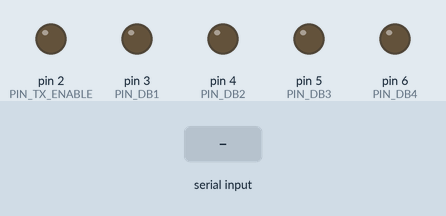
This sketch was run on a simulated Arduino Uno, built with avr-gcc and run on an emulated ATmega328P. Shown: output pins drawn as LEDs (lit = HIGH). Dashed ring = blinking. The test bench sets the inputs (shaded band).

Above: at 0.01 s.
At 0.55 s:
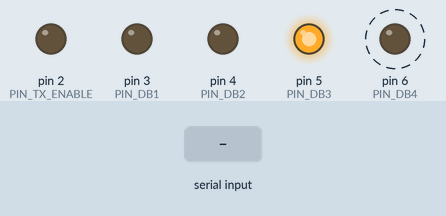
1.8 s: "E" received over Serial
Timing chart, 0 to 10.8 s (numbered marks = the images above; inputs shaded):
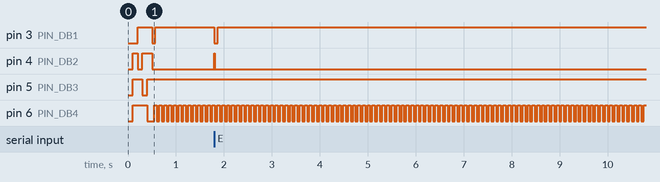

The sketch:

CommDev485.ino
```cpp
// CommDev485 -- comm development work for Pinball Machine
// dlb, Fall 2022

#define PIN_TX_ENABLE 2 // Pin to enable/disable RS-485 transmitter.
#define PIN_DB1 3  // Debug LEDs.
#define PIN_DB2 4
#define PIN_DB3 5
#define PIN_DB4 6
#define NODE_ADDR 2  // Define our node address
#define DATA_LEN  3  // Length of our data payload to host
#define MSGLEN DATA_LEN+3 // Length of entire message to host

// Communication states...
#define COMM_DIRTY     0 // The channel is dirty.  Waiting for reset
#define COMM_READY     1 // The channel is clean. Waiting for any msg.
#define COMM_MSG_ADR   2 // Waiting for Message Address byte
#define COMM_MSG_DATA  3 // Waiting for Message Data bytes
#define COMM_MSG_CKSUM 4 // Waiting for Message Checksum byte

char msg_data[20];            // The message data. Max is 15 data bytes + 3 header bytes
volatile int imsg_ptr = 0;                // Location of next byte in msg data
volatile int node_addr = 0;               // Node address of current message being received
volatile int data_len = 0;                // Data Length of current message being received
volatile bool new_msg_waiting = false;    // If a new message is avaliable.
volatile int comm_state = COMM_DIRTY;     // Current state of the communication channel
volatile unsigned long last_byte_time = millis(); // Time of last byte received
bool tx_pending = false;                  // If there is a transmit pending
bool tx_waiting = false;                  // If we are waiting for the transmitter to finish
unsigned long tx_t0;                      // The time that a pending transmit was declared
unsigned long tx_wait_t0;                 // The time we started waiting on the transmitter
unsigned long tx_wtime = (87*6);          // Time for one outgoing msg, in usec.

volatile char output_data[MSGLEN + 5];

int leds[4] = {PIN_DB1, PIN_DB2, PIN_DB3, PIN_DB4};
unsigned long ledtms[4] = {0, 0, 0, 0};
int ledstate[4] = {0, 0, 0, 0};   // States: 0=off, 1=on, 2=flash, 3=bink

void debug(int z) {
  if (z & 0x0001) digitalWrite(PIN_DB1, LOW);
  else digitalWrite(PIN_DB1, HIGH);
  if (z & 0x0002) digitalWrite(PIN_DB2, LOW);
  else digitalWrite(PIN_DB2, HIGH);
  if (z & 0x0004) digitalWrite(PIN_DB3, LOW);
  else digitalWrite(PIN_DB3, HIGH);
  if (z & 0x0008) digitalWrite(PIN_DB4, LOW);
  else digitalWrite(PIN_DB4, HIGH);
}

void manage_leds() {
  unsigned long tnow = millis();
  for(int i = 0; i < 4; i++) {
    if (ledstate[i] == 0) digitalWrite(leds[i], HIGH);
    if (ledstate[i] == 1) digitalWrite(leds[i], LOW);
    if (ledstate[i] == 2) {
      if (tnow - ledtms[i] > 140) {
        ledstate[i] = 0;
        digitalWrite(leds[i], HIGH);
        return;
      }
      if (tnow - ledtms[i] > 70) digitalWrite(leds[i], HIGH);
      else digitalWrite(leds[i], LOW);
    }
    if (ledstate[i] == 3) {
      unsigned long telp = tnow - ledtms[i];
      if (telp > 100) {
        digitalWrite(leds[i], LOW);
        ledtms[i] = tnow;
      } else {
        if (telp < 50) digitalWrite(leds[i], LOW);
        else digitalWrite(leds[i], HIGH);
      }
    }
  }
}

void led_on(int iled) {
  digitalWrite(leds[iled], LOW);
  ledstate[iled] = 1;
}

void led_off(int iled) {
  digitalWrite(leds[iled], HIGH);
  ledstate[iled] = 0;
}

void flash_led(int iled) {
  if(ledstate[iled] == 2) return;
  digitalWrite(leds[iled], LOW);
  ledtms[iled] = millis();
  ledstate[iled] = 2;
}

void blink_led(int iled) {
  if(ledstate[iled] == 3) return;
  digitalWrite(leds[iled], LOW);
  ledtms[iled] = millis();
  ledstate[iled] = 3;
}

void lightshow() {
  debug(0x0F);
  delay(100);
  debug(0x01);
  delay(100);
  debug(0x02);
  delay(100);
  debug(0x04);
  delay(100);
  debug(0x08);
  delay(100);
  debug(0x00);
}

void setup() {
  pinMode(PIN_DB1, OUTPUT);
  pinMode(PIN_DB2, OUTPUT);
  pinMode(PIN_DB3, OUTPUT);
  pinMode(PIN_DB4, OUTPUT);
  lightshow();
  pinMode(PIN_TX_ENABLE, OUTPUT);
  digitalWrite(PIN_TX_ENABLE, LOW);
  Serial.begin(115200);
  output_data[0] = 'e';
  output_data[1] = ((NODE_ADDR << 4) | DATA_LEN) & 0x00FF;
  output_data[2] = 'a';
  output_data[3] = 'b';
  output_data[4] = 'c';
  output_data[5] = checksum(output_data, 5);
}

// Calculate checksum for message
int checksum(char *buf, int nc) {
  int sum = 0;
  for(int i = 0; i < nc; i++) {
    sum += buf[i];
  }
  sum = sum & 0x00FF;
  return sum;
}

// Reads one byte from serial stream and returns it.
// If no input avaliable, returns -1. Should not block.
int read_serial_byte() {
  if(Serial.available() > 0) {
    int b = Serial.read();
    if (b >= 0) last_byte_time = millis();
    return b;
  }
  return -1;
}

// Reads data off the serial bus.
bool read_serial_bus() {
  unsigned long tnow = millis();
  switch(comm_state) {
     case COMM_DIRTY: {
      flash_led(0);
      led_off(1);
      bool gotone = false;
      while (Serial.available()) {
        int b = Serial.read();
        last_byte_time = tnow;
        gotone = true;
      }
      if (gotone) return;
      if (tnow - last_byte_time > 10) {
        comm_state = COMM_READY;
      }
      return;
    }
    case COMM_READY: {
      led_on(1);
      int b = read_serial_byte();
      if (b < 0) return;
      // It should be an 'E' or an 'e'.
      if (b != 'E' && b != 'e') {
        comm_state = COMM_DIRTY;
        return;
      }
      msg_data[0] = b;
      imsg_ptr = 1;
      comm_state = COMM_MSG_ADR;
    }
    case COMM_MSG_ADR: {
      if(tnow - last_byte_time > 2) {
        comm_state = COMM_DIRTY;
        return;
      }
      int b = read_serial_byte();
      if (b < 0) return;
      msg_data[imsg_ptr] = b;
      imsg_ptr++;
      node_addr = (b >> 4) & 0x000F;
      data_len = b & 0x000F;
      comm_state = COMM_MSG_DATA;
    }
    case COMM_MSG_DATA: {
      if(tnow - last_byte_time > 2) {
        comm_state = COMM_DIRTY;
        return;
      }
      while(true) {
        if (imsg_ptr >= data_len + 2) {
          comm_state = COMM_MSG_CKSUM;
          break;
        }
        int b = read_serial_byte();
        if (b < 0) return;
        msg_data[imsg_ptr] = b;
        imsg_ptr++;
      }
    }
    case COMM_MSG_CKSUM: {
      if(tnow - last_byte_time > 2) {
        comm_state = COMM_DIRTY;
        return;
      }
      int b = read_serial_byte();
      if (b < 0) return;
      int cksum = checksum(msg_data, imsg_ptr);
      if (cksum != b) {
        comm_state = COMM_DIRTY;
        return;
      }
      new_msg_waiting = true;
      comm_state = COMM_READY;
      return;
    }
  }
}

// Manages the serial bus.  Should be called on every loop cycle.
// Will not block.  You should have reply message queued up
// in case the host has a request.
void manage_serial_bus() {
  if (tx_waiting) {
    if (micros() - tx_wait_t0 < tx_wtime) return;
    digitalWrite(PIN_TX_ENABLE, LOW);
    tx_waiting = false;
  }
  if (tx_pending) {
    if (micros() - tx_t0 < 750) return;  // Must wait at least 0.5ms to start response.
    digitalWrite(PIN_TX_ENABLE, HIGH);
    for(int i = 0; i < DATA_LEN + 3; i++) Serial.write(output_data[i]);
    // Kludge... Here we should be able to do a Serial.flush(), but
    // that takes too long (over 2.5ms).  Instead, we calculate how
    // long to keep the transmitter enabled, and then shut it down
    tx_pending = false;
    tx_waiting = true;
    tx_wait_t0 = micros();
    return;
  }

  read_serial_bus();
  if (new_msg_waiting) {
    new_msg_waiting = false;
    if (msg_data[0] == 'E' && node_addr == NODE_ADDR) {
      flash_led(2);
      // TODO remove payload.
      tx_pending = true;
      tx_t0 = micros();
    }
  }
}

void loop() {
  blink_led(3);
  manage_serial_bus();
  manage_leds();
}
```

Measured:
- after the input at 1.8 s, pin 3 (PIN_DB1): HIGH → LOW at once, → HIGH 0.07 s later; pin 4 (PIN_DB2): LOW → HIGH at once, → LOW 0.01 s later
- by itself, pin 6 (PIN_DB4): alternates HIGH for 0.05 s and LOW for 0.05 s
